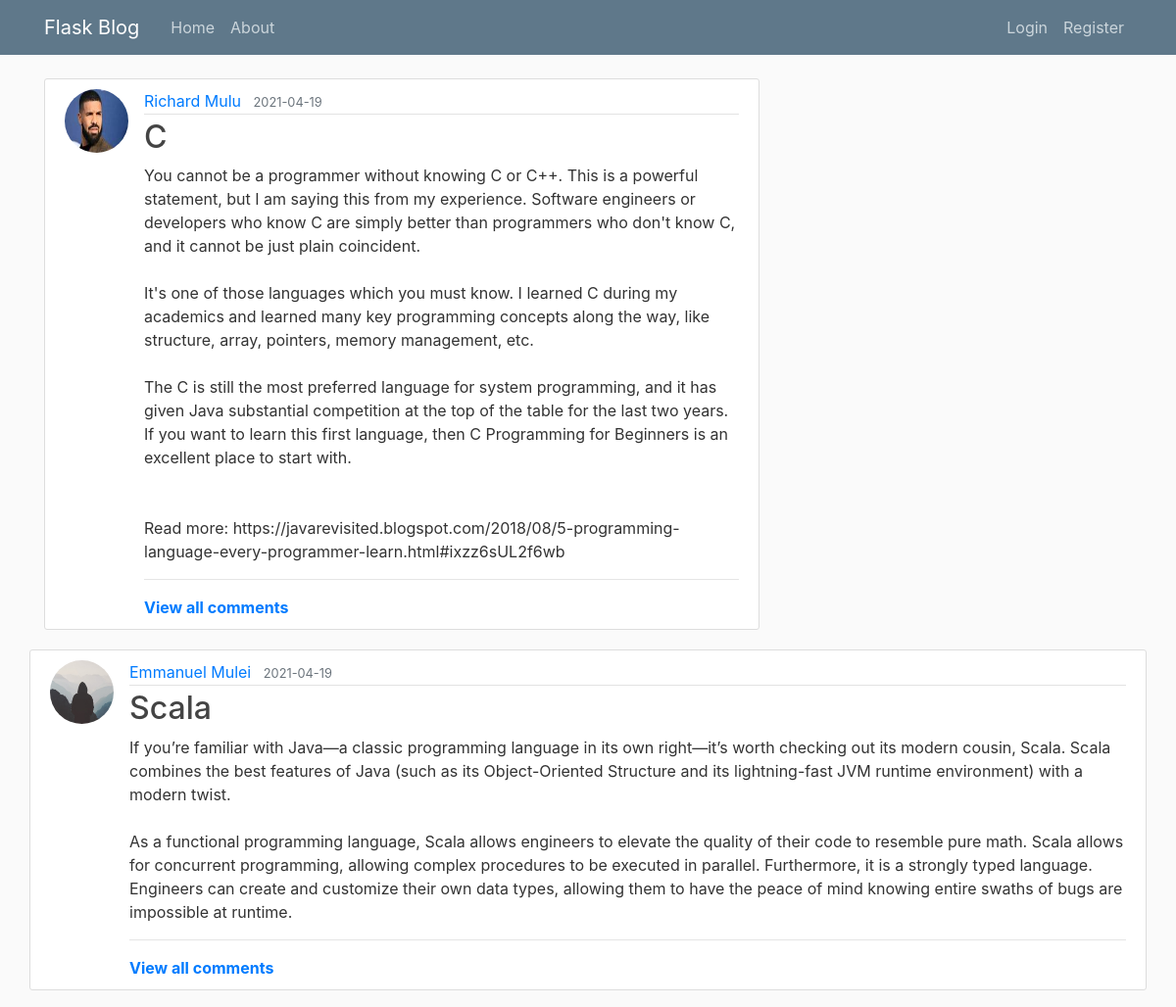
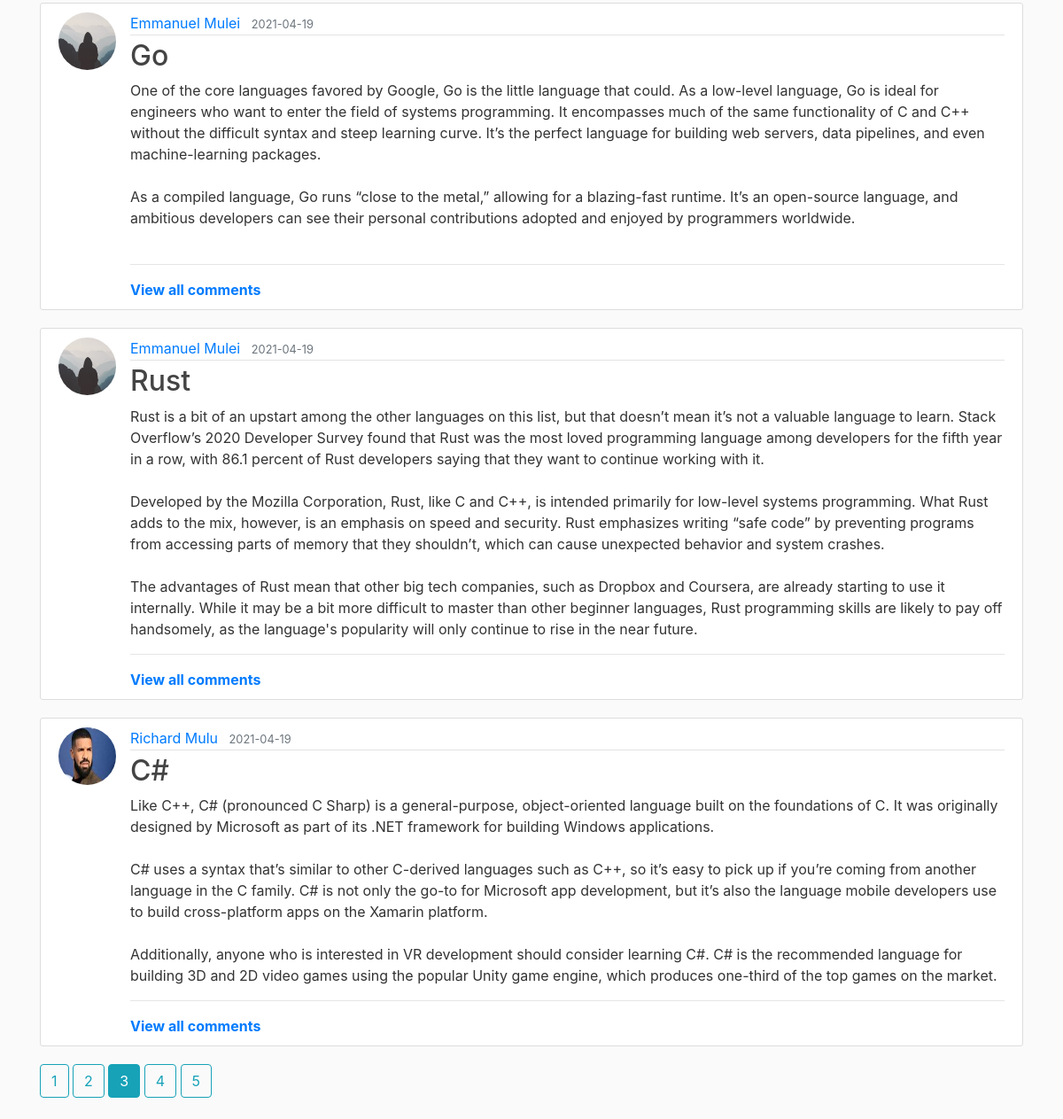
Screenshot of /home?page=3 with the database file from the repository (2 pictures, top to bottom).
### flask_blog/models.py (models this page shows, shortened)
class Post(db.Model):
    id = db.Column(db.Integer, primary_key=True)
    title = db.Column(db.String(100), nullable=False)
    date_posted = db.Column(db.DateTime, nullable=False, default=datetime.utcnow)
    content = db.Column(db.Text, nullable=False)
    user_id = db.Column(db.Integer, db.ForeignKey('user.id'), nullable=False)
    comments = db.relationship('Comment', backref='author')

class User(db.Model, UserMixin):
    id = db.Column(db.Integer, primary_key=True)
    username = db.Column(db.String(20), unique=True, nullable=False)
    email = db.Column(db.String(120), unique=True, nullable=False)
    image_file = db.Column(db.String(20), nullable=False, default='default.jpg')
    password =  db.Column(db.String(60), nullable=False)
    posts = db.relationship('Post', backref='author', lazy=True)

### flask_blog/main/routes.py (the view)
@main.route("/")
@main.route("/home")
def home():
    page = request.args.get('page', 1, type=int)
    posts = Post.query.order_by(Post.date_posted.desc()).paginate(page=page, per_page=5)
    comments = Comment.query.order_by(Comment.date_posted.desc()).limit(3)
    return render_template('home.html', posts=posts, comments=comments)

### flask_blog/templates/home.html
{% extends "layout.html" %}
{% block content %}
    {% for post in posts.items %}
        <article class="media content-section d-flex">
          <img class="rounded-circle article-img" src="{{ url_for('static', filename='profile_pics/' + post.author.image_file) }}">
          <div class="media-body">
            <div class="article-metadata">
              <a class="mr-2" href="{{ url_for('users.user_posts', username=post.author.username) }}">{{ post.author.username }}</a>
              <small class="text-muted">{{ post.date_posted.strftime('%Y-%m-%d') }}</small>
            </div>
            <h2><a class="article-title" href="{{ url_for('posts.post', post_id=post.id) }}">{{ post.title }}</a></h2>
            <p class="article-content">{{ post.content }}</p>
            <hr>
            <div class="comment-container mt-2">
              <a class="font-weight-bold" href="{{ url_for('comments.comment') }}">View all comments</a>
            </div>
            </div>
          </div>
        </article>
    {% endfor %}
    {% for page_num in posts.iter_pages(left_edge=1, right_edge=1, left_current=1, right_current=2) %}
      {% if page_num %}
        {% if posts.page == page_num %}
          <a class="btn btn-info mb-4" href="{{ url_for('main.home', page=page_num) }}">{{ page_num }}</a>
        {% else %}
          <a class="btn btn-outline-info mb-4" href="{{ url_for('main.home', page=page_num) }}">{{ page_num }}</a>
        {% endif %}
      {% else %}
        ...
      {% endif %}
    {% endfor %}
{% endblock content %}

### flask_blog/static/main.css (style rules this page uses)
body { background: #fafafa; color: #333333; margin-top: 5rem; }
h1, h2, h3, h4, h5, h6 { color: #444444; }
.content-section { background: #ffffff; padding: 10px 20px; border: 1px solid #dddddd; border-radius: 3px; margin-bottom: 20px; }
.article-title { color: #444444; }
.article-content { white-space: pre-line; }
.article-img { height: 65px; width: 65px; margin-right: 16px; }
.article-metadata { padding-bottom: 1px; margin-bottom: 4px; border-bottom: 1px solid #e3e3e3 }

### rows the page displays
Post: image_file (picture), author.username "Richard Mulu", date_posted "2021-04-19", title "C", content "You cannot be a programmer without knowing C or C++. This is a powerful statement, but I am saying this from my experience. Software engineers or developers who know C are simply better than programmers who don't know C, and it cannot be just plain coincident. It's one of those languages which you must know. I learned C during my academics and learned many key programming concepts along the way, like structure, array, pointers, memory management, etc. The C is still the most preferred language for system programming, and it has given Java substantial competition at the top of the table for the last two years. If you want to learn this first language, then C Programming for Beginners is an…"
Post: image_file (placeholder picture), author.username "Emmanuel Mulei", date_posted "2021-04-19", title "Scala", content "If you’re familiar with Java—a classic programming language in its own right—it’s worth checking out its modern cousin, Scala. Scala combines the best features of Java (such as its Object-Oriented Structure and its lightning-fast JVM runtime environment) with a modern twist. As a functional programming language, Scala allows engineers to elevate the quality of their code to resemble pure math. Scala allows for concurrent programming, allowing complex procedures to be executed in parallel. Furthermore, it is a strongly typed language. Engineers can create and customize their own data types, allowing them to have the peace of mind knowing entire swaths of bugs are impossible at runtime."
Post: image_file (placeholder picture), author.username "Emmanuel Mulei", date_posted "2021-04-19", title "Go", content "One of the core languages favored by Google, Go is the little language that could. As a low-level language, Go is ideal for engineers who want to enter the field of systems programming. It encompasses much of the same functionality of C and C++ without the difficult syntax and steep learning curve. It’s the perfect language for building web servers, data pipelines, and even machine-learning packages. As a compiled language, Go runs “close to the metal,” allowing for a blazing-fast runtime. It’s an open-source language, and ambitious developers can see their personal contributions adopted and enjoyed by programmers worldwide."
Post: image_file (placeholder picture), author.username "Emmanuel Mulei", date_posted "2021-04-19", title "Rust", content "Rust is a bit of an upstart among the other languages on this list, but that doesn’t mean it’s not a valuable language to learn. Stack Overflow’s 2020 Developer Survey found that Rust was the most loved programming language among developers for the fifth year in a row, with 86.1 percent of Rust developers saying that they want to continue working with it. Developed by the Mozilla Corporation, Rust, like C and C++, is intended primarily for low-level systems programming. What Rust adds to the mix, however, is an emphasis on speed and security. Rust emphasizes writing “safe code” by preventing programs from accessing parts of memory that they shouldn’t, which can cause unexpected behavior and…"
Post: image_file (picture), author.username "Richard Mulu", date_posted "2021-04-19", title "C#", content "Like C++, C# (pronounced C Sharp) is a general-purpose, object-oriented language built on the foundations of C. It was originally designed by Microsoft as part of its .NET framework for building Windows applications. C# uses a syntax that’s similar to other C-derived languages such as C++, so it’s easy to pick up if you’re coming from another language in the C family. C# is not only the go-to for Microsoft app development, but it’s also the language mobile developers use to build cross-platform apps on the Xamarin platform. Additionally, anyone who is interested in VR development should consider learning C#. C# is the recommended language for building 3D and 2D video games using the popular…"

### other values shown
{{ page_num }} "1" "2" "4" "5"
{{ page_num }} "3"
